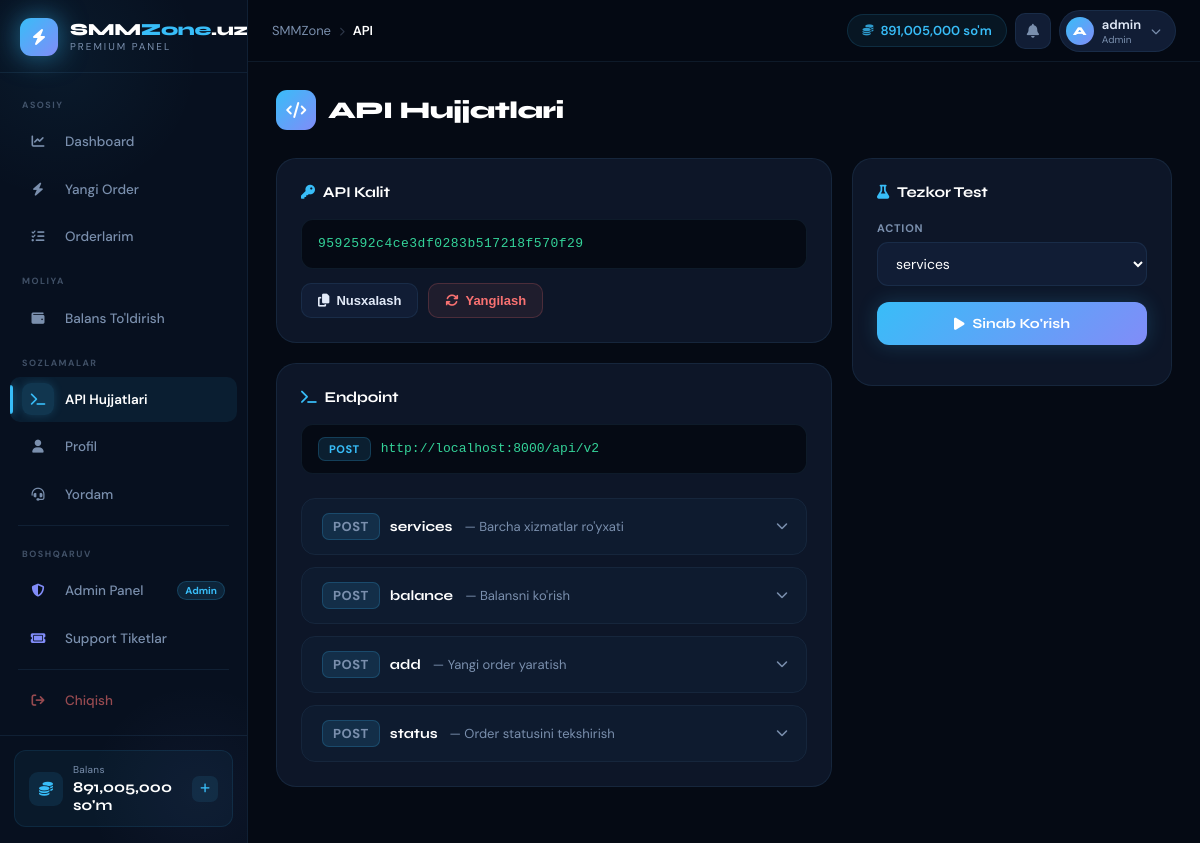
The app's page /api-docs (signed in), older data.
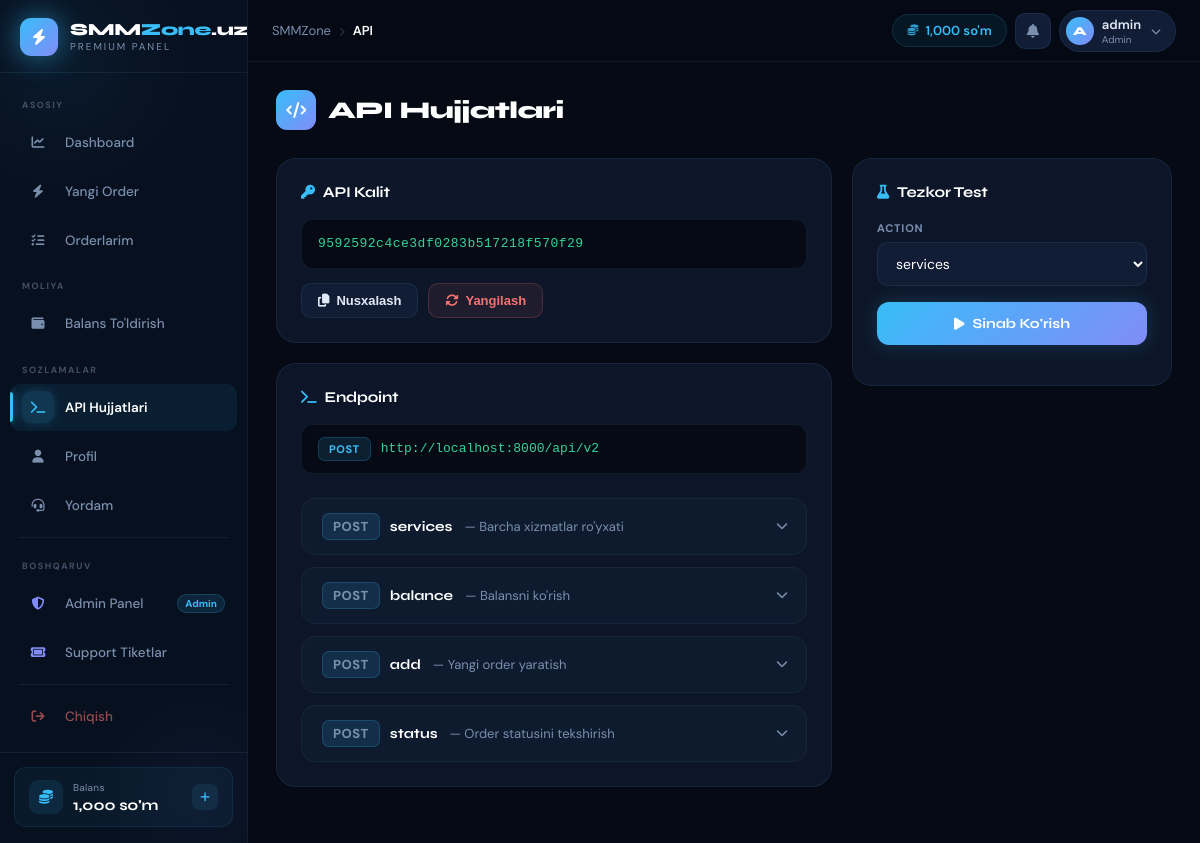
The same page, newer data.
### tables this page shows
CREATE TABLE users (
    id           INTEGER PRIMARY KEY AUTOINCREMENT,
    username     TEXT UNIQUE NOT NULL,
    email        TEXT UNIQUE NOT NULL,
    password     TEXT NOT NULL,
    balance      REAL DEFAULT 0,
    role         TEXT DEFAULT 'user',
    api_key      TEXT UNIQUE,
    total_spent  REAL DEFAULT 0,
    total_orders INTEGER DEFAULT 0,
    ref_code     TEXT UNIQUE,
    referred_by  INTEGER,
    ref_earnings REAL DEFAULT 0,
    is_active    INTEGER DEFAULT 1,
    created_at   TEXT DEFAULT (datetime('now'))
);

### services/user_service.py (the view)
@user_bp.route("/api-docs")
@login_required
def api_docs():
    u = current_user()
    return render_template("api.html", user=r2d(u), site_url=Config.SITE_URL)

### database/db.py (called while the page is built)
def get_db():
    if "db" not in g:
        g.db = sqlite3.connect(DATABASE)
        g.db.row_factory = sqlite3.Row
    return g.db

def r2d(row):
    if row is None:
        return None
    return dict(row)

### main.py (called while the page is built)
@app.context_processor
def inject_globals():
    user_balance = 0
    if "user_id" in session:
        db = get_db()
        u  = db.execute("SELECT balance FROM users WHERE id=?", (session["user_id"],)).fetchone()
        if u: user_balance = u["balance"]
        session["balance"] = user_balance
    return {"site_name": Config.SITE_NAME, "user_balance": user_balance}

### services/user_service.py (called while the page is built)
def current_user():
    db = get_db()
    return db.execute("SELECT * FROM users WHERE id=?", (session["user_id"],)).fetchone()

### templates/api.html (shortened to what this page needs)
{% extends "base.html" %}
{% block content %}
<div class="page-header">
  <h1 class="page-title">
    <div class="page-title-icon"><i class="fas fa-code"></i></div>
    API Hujjatlari
  </h1>
</div>
<div class="api-grid">
  <div>
    <div class="api-card">
      <div class="api-card-title"><i class="fas fa-key"></i> API Kalit</div>
      <div class="key-box" id="api-key-val">{{ user.api_key }}</div>
      <div class="key-actions">
        <button class="btn-copy" id="copy-key-btn" onclick="copyApiKey()">
          <i class="fas fa-copy"></i> Nusxalash
        </button>
        <form method="POST" action="/profile/regen-key"
              onsubmit="return confirm('Diqqat! Eski key ishlamay qoladi. Davom etasizmi?')">
          <button type="submit" class="btn-regen">
            <i class="fas fa-sync"></i> Yangilash
          </button>
        </form>
      </div>
    </div>
    <div class="api-card">
      <div class="api-card-title"><i class="fas fa-terminal"></i> Endpoint</div>
      <div class="endpoint-url">
        <span class="method-badge method-post">POST</span>
        <code>{{ site_url }}/api/v2</code>
      </div>
      {% for action, desc, params, example in [
        ('services', 'Barcha xizmatlar ro\'yxati',
         [('key','API kalit'),('action','services')],
         '{\n  "services": [\n    {\n      "service": 1,\n      "name": "Instagram Followers",\n      "rate": 500,\n      "min": 100,\n      "max": 50000\n    }\n  ]\n}'),
        ('balance', 'Balansni ko\'rish',
         [('key','API kalit'),('action','balance')],
         '{\n  "balance": "15000",\n  "currency": "UZS"\n}'),
        ('add', 'Yangi order yaratish',
         [('key','API kalit'),('action','add'),('service','Service ID'),('link','Havola'),('quantity','Miqdor')],
         '{\n  "order": 12345\n}'),
        ('status', 'Order statusini tekshirish',
         [('key','API kalit'),('action','status'),('order','Order ID')],
         '{\n  "status": "Processing",\n  "start_count": "0",\n  "remains": "950",\n  "charge": "500"\n}'),
      ] %}
      <div class="api-section" id="sec-{{ action }}">
        <div class="api-section-header" onclick="toggleSection('{{ action }}')">
          <span class="method-badge method-post">POST</span>
          <b>{{ action }}</b>
          <span>— {{ desc }}</span>
          <i class="fas fa-chevron-down toggle-icon"></i>
        </div>
      </div>
    </div>
  </div>
  <div class="sidebar-card">
    <div class="api-card-title" style="margin-bottom:20px"><i class="fas fa-flask"></i> Tezkor Test</div>
    <div class="form-group">
      <label class="form-label">Action</label>
      <select class="form-control" id="test-action">
        <option value="services">services</option>
      </select>
    </div>
    <button class="btn-run" onclick="testApi()">
      <i class="fas fa-play"></i> Sinab Ko'rish
    </button>
  </div>
</div>
{% endblock %}

### templates/base.html (shortened to what the changed rows need)
<!DOCTYPE html>
<html lang="uz">
<head>
<link rel="stylesheet" href="https://cdnjs.cloudflare.com/ajax/libs/font-awesome/6.5.0/css/all.min.css">
</head>
<body>
{% if 'user_id' in session %}
<aside class="sidebar" id="sidebar">
  <a href="/dashboard" class="sidebar-brand">
    <div class="brand-icon"><i class="fas fa-bolt"></i></div>
    <div class="brand-text">
      <div class="brand-name">SMM<span>Zone</span>.uz</div>
      <div class="brand-tag">PREMIUM PANEL</div>
    </div>
  </a>
  <nav class="sidebar-nav">
    <div class="nav-section-label">Asosiy</div>
    <a href="/dashboard" class="nav-item {% if request.path == '/dashboard' %}active{% endif %}">
      <div class="nav-item-icon"><i class="fas fa-chart-line"></i></div>
      <span class="nav-item-label">Dashboard</span>
    </a>
    <a href="/new-order" class="nav-item {% if request.path == '/new-order' %}active{% endif %}">
      <div class="nav-item-icon"><i class="fas fa-bolt"></i></div>
      <span class="nav-item-label">Yangi Order</span>
    </a>
    <a href="/orders" class="nav-item {% if request.path == '/orders' %}active{% endif %}">
      <div class="nav-item-icon"><i class="fas fa-list-check"></i></div>
      <span class="nav-item-label">Orderlarim</span>
    </a>
    <div class="nav-section-label">Moliya</div>
    <a href="/add-funds" class="nav-item {% if request.path == '/add-funds' %}active{% endif %}">
      <div class="nav-item-icon"><i class="fas fa-wallet"></i></div>
      <span class="nav-item-label">Balans To'ldirish</span>
    </a>
    <div class="nav-section-label">Sozlamalar</div>
    <a href="/api-docs" class="nav-item {% if request.path == '/api-docs' %}active{% endif %}">
      <div class="nav-item-icon"><i class="fas fa-terminal"></i></div>
      <span class="nav-item-label">API Hujjatlari</span>
    </a>
    <a href="/profile" class="nav-item {% if request.path == '/profile' %}active{% endif %}">
      <div class="nav-item-icon"><i class="fas fa-user"></i></div>
      <span class="nav-item-label">Profil</span>
    </a>
    <a href="/support" class="nav-item {% if request.path == '/support' %}active{% endif %}">
      <div class="nav-item-icon"><i class="fas fa-headset"></i></div>
      <span class="nav-item-label">Yordam</span>
    </a>
    {% if session.role == 'admin' %}
    <div class="nav-section-label">Boshqaruv</div>
    <a href="/admin/" class="nav-item is-admin {% if request.path == '/admin/' %}active{% endif %}">
      <div class="nav-item-icon"><i class="fas fa-shield-halved"></i></div>
      <span class="nav-item-label">Admin Panel</span>
      <span class="nav-item-badge">Admin</span>
    </a>
    <a href="/admin/support" class="nav-item is-admin {% if request.path == '/admin/support' %}active{% endif %}">
      <div class="nav-item-icon"><i class="fas fa-ticket"></i></div>
      <span class="nav-item-label">Support Tiketlar</span>
    </a>
    {% endif %}
    <a href="/logout" class="nav-item is-logout">
      <div class="nav-item-icon"><i class="fas fa-arrow-right-from-bracket"></i></div>
      <span class="nav-item-label">Chiqish</span>
    </a>
  </nav>
  <div class="sidebar-footer">
    <div class="sidebar-balance">
      <div class="sb-bal-icon"><i class="fas fa-coins"></i></div>
      <div>
        <div class="sb-bal-label">Balans</div>
        <div class="sb-bal-val">{{ "{:,.0f}".format(user_balance) }} so'm</div>
      </div>
      <a href="/add-funds" class="sb-bal-link" title="To'ldirish">
        <i class="fas fa-plus"></i>
      </a>
    </div>
  </div>
</aside>
<div class="main-wrap">
  <header class="topbar">
    <div class="topbar-breadcrumb">
      <span>SMMZone</span>
      <span class="bc-sep"><i class="fas fa-chevron-right" style="font-size:9px"></i></span>
      <span class="bc-current">
        {% if '/dashboard' in request.path %}Dashboard
        {% elif '/new-order' in request.path %}Yangi Order
        {% elif '/orders' in request.path %}Orderlarim
        {% elif '/add-funds' in request.path %}Balans
        {% elif '/profile' in request.path %}Profil
        {% elif '/api-docs' in request.path %}API
        {% elif '/support' in request.path %}Yordam
        {% elif '/admin' in request.path %}Admin
        {% else %}Sahifa{% endif %}
      </span>
    </div>
    <div class="topbar-right">
      <div class="topbar-balance">
        <i class="fas fa-coins"></i>
        <span>{{ "{:,.0f}".format(user_balance) }} so'm</span>
      </div>
      <a href="#" class="topbar-notif" title="Bildirishnomalar">
        <i class="fas fa-bell"></i>
      </a>
      <a href="/profile" class="topbar-user">
        <div class="topbar-user-avatar">{{ session.username[0].upper() if session.username else 'U' }}</div>
        <div>
          <div class="topbar-user-name">{{ session.username }}</div>
          <div class="topbar-user-role">{% if session.role == 'admin' %}Admin{% else %}Foydalanuvchi{% endif %}</div>
        </div>
        <i class="fas fa-chevron-down"></i>
      </a>
    </div>
  </header>
  <main class="content">
    {% block content %}{% endblock %}
  </main>
</div>
{% else %}
{% block auth_content %}{% endblock %}
{% endif %}
</body>
</html>

Row changes from the older to the newer data that the page shows:
changed users "9592592c4ce3df0283b517218f570f29": balance "891,005,000" → "1,000"
